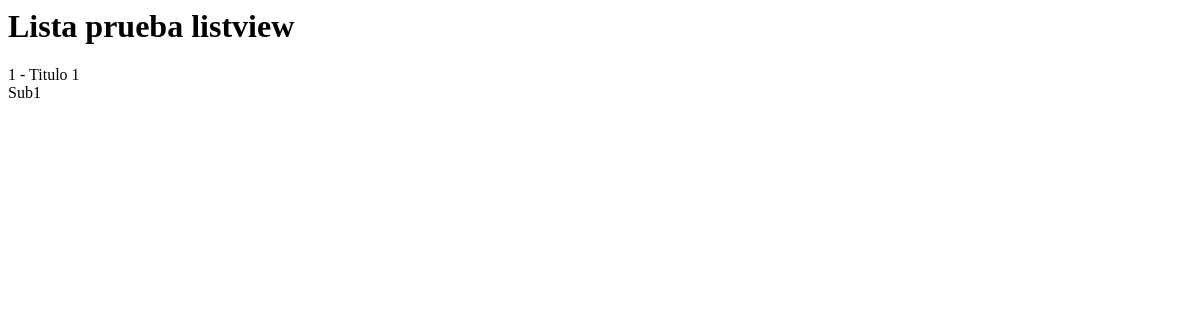
Page /lista-prueba/ on the earlier database version.
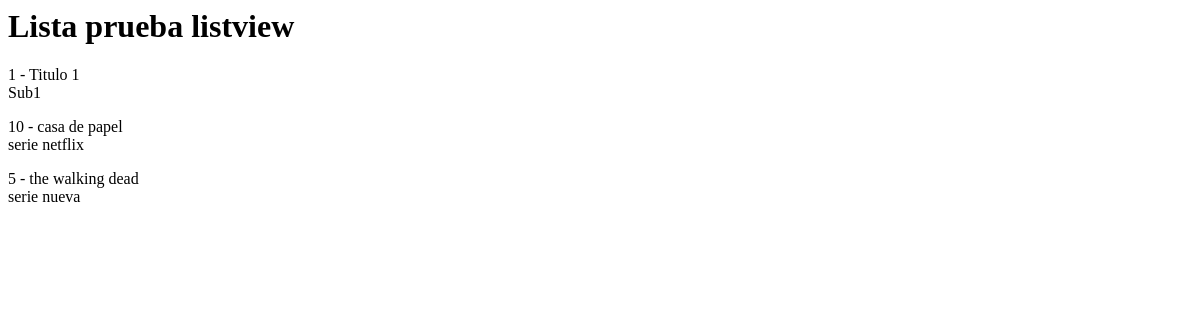
Same page on the later database version.
### applications/home/models.py (models this page shows, shortened)
class Prueba(models.Model):
    titulo = models.CharField(max_length=50)
    subtitulo = models.CharField(max_length=50)
    cantidad = models.IntegerField()

### applications/home/views.py (the view)
# urls.py: path('lista-prueba/',views.ListarPrueba.as_view()),
class ListarPrueba(ListView):
    template_name = "home/lista_prueba.html"
    model = Prueba
    context_object_name = 'lista'

### templates/home/lista_prueba.html
<h1>Lista prueba listview</h1>
{% for elemento in lista %}
   <p>
        {{ elemento.cantidad }} - {{ elemento.titulo }}
        <br>
        {{ elemento.subtitulo }}
   </p>
{% endfor %}

Differences in the rows shown:
added Prueba: cantidad "10", titulo "casa de papel", subtitulo "serie netflix"
added Prueba: cantidad "5", titulo "the walking dead", subtitulo "serie nueva"
